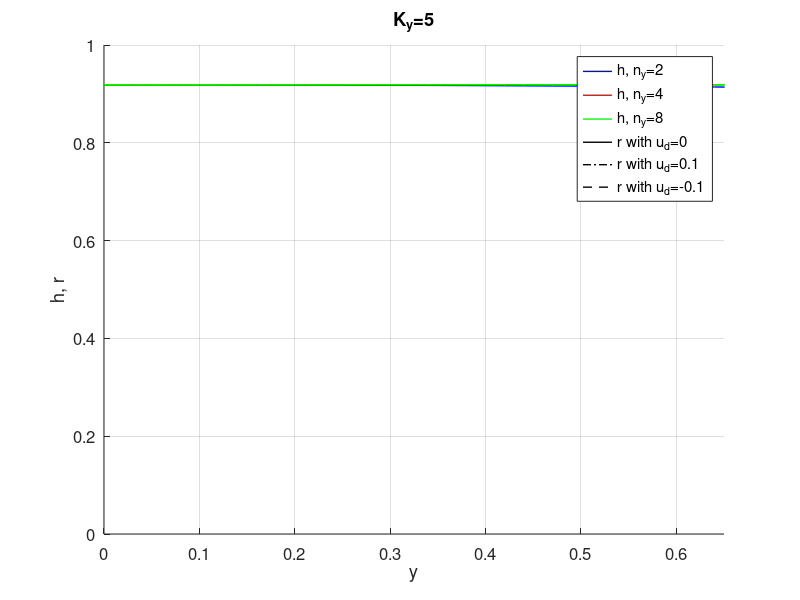

The MATLAB script that drew this image:
% The script generates the isoclines shown in Fig. 2C for the two-state system - case 3 -
% by setting K_y (=0.4 and 0.1 as shown in Fig. 2C of the ms).

clear all
clc

% choose K_y value
K_y=input('set the value for K_y in [0.1 0.5] '); 
%K_y=.1; 
%K_y=.4; 

fig=figure;
hold on
grid on

% figure setting
w_1=300;
w_2=300;
line_w=1;

% y vector
y_ss=0:0.01:1;

% parameters
n_y_v=[2 4 8];

K_x=0.6;
n_x=4;
u=0.1;
alpha=1;
beta=1;
gamma=1; 
k=1; 

for idx_n_y=1:length(n_y_v)
        
    % n_y value
    n_y=n_y_v(idx_n_y);    
    
    m_y=k*K_y-gamma/2;
    m_x=alpha*K_x- beta/2;

    f_y_ss=K_y^n_y./(K_y^n_y+y_ss.^n_y);
    x_ss_nonlin=(m_x+beta.*f_y_ss)./alpha;
    x_ss_contr=x_ss_nonlin.^n_x./(K_x^n_x + x_ss_nonlin.^n_x);
        
    r0=k*y_ss-m_y;
    r2=k*y_ss-m_y+u;
    r1=k*y_ss-m_y-u;
    
    if idx_n_y==1
        tag_line_col='-b';
    elseif idx_n_y==2
        tag_line_col='-r';
    elseif idx_n_y==3
        tag_line_col='-g';
    else
        tag_line_col='-c';
    end
    
    % plot h (with different n_y values) vs y
    plot(y_ss,gamma*x_ss_contr,tag_line_col,'linewidth',line_w);
    
end

% plot r for different values of the disturbance amplitude
plot(y_ss,r0,'-k','linewidth',line_w)
plot(y_ss,r1,'-.k','linewidth',line_w)
plot(y_ss,r2,'--k','linewidth',line_w)
ylim([0 1])
xlim([0 .65])
legend('h, n_y=2','h, n_y=4','h, n_y=8','r with u_d=0','r with u_d=0.1','r with u_d=-0.1')
str_title=['K_y=',num2str(K_y)];
title(str_title)
ylabel('h, r')
xlabel('y')
set(fig,'Position',[10 10 w_1 w_2]);
set(gca,'FontSize',12)
